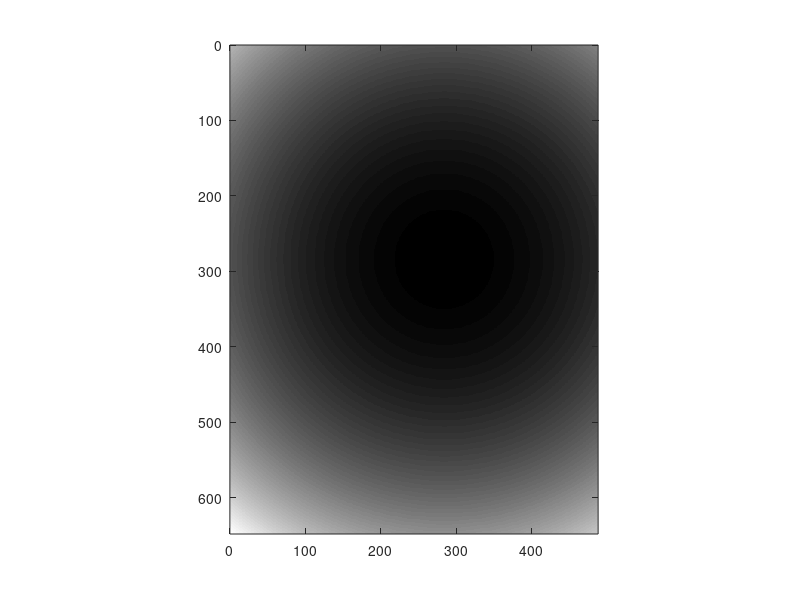

The MATLAB source for this figure: (Note: this script raises an error after producing the figure.)
clear all

% Data reading & stacking
frame_width=648;
frame_height=488;

X_overlapping=10;
Y_overlapping=10;

cmin=10;
cmax=20;


frame_width_eff=frame_width-X_overlapping;
frame_height_eff=frame_height-Y_overlapping;


num_of_frame_per_division=16;

normalization_factor=50;

X_mosaic_number=3;
Y_mosaic_number=4;


division_starting_index=2;
total_division_number=8;



division_number=division_starting_index:(division_starting_index+total_division_number-1);
total_FOV_number=X_mosaic_number*Y_mosaic_number;
k=0;

temp_frame_volume=zeros(frame_width,frame_height,num_of_frame_per_division);

stiched_volume=zeros(frame_width_eff*X_mosaic_number+X_overlapping,frame_height_eff*Y_mosaic_number+Y_overlapping,num_of_frame_per_division);

% correction image generation

% correction 1 (edge summation correction)

correction_A=ones(frame_width,frame_height);

% left&right bound

for tt=1:X_overlapping
    correction_A(tt,:)=correction_A(tt,:)*(tt/(X_overlapping+1));
    correction_A(frame_width-tt+1,:)=correction_A(frame_width-tt+1,:)*(tt/(X_overlapping+1));
end
for tt=1:Y_overlapping
    correction_A(:,tt)=correction_A(:,tt)*(tt/(Y_overlapping+1));
    correction_A(:,frame_height-tt+1)=correction_A(:,frame_height-tt+1)*(tt/(Y_overlapping+1));
end

imagesc(correction_A);
colormap('gray');
axis equal
xlim([0 size(correction_A,2)]);
ylim([0 size(correction_A,1)]);

Gaussian_X_width=450;
Gaussian_Y_width=350;
X_offset=-40;
Y_offset=40;

correction_B_X=ones(frame_width,frame_height);
correction_B_Y=ones(frame_width,frame_height);

for tt=1:frame_height
    correction_B_X(:,tt)=gaussmf((1:frame_width),[Gaussian_X_width frame_width/2+X_offset]);
end
for tt=1:frame_width
    correction_B_Y(tt,:)=gaussmf((1:frame_height),[Gaussian_X_width frame_height/2+Y_offset]);
end
correction_B=1./(correction_B_X.*correction_B_Y);

correction_image=correction_A.*correction_B;
%correction_image(:)=1;
imagesc(correction_B);
colormap('gray');
axis equal
xlim([0 size(correction_B,2)]);
ylim([0 size(correction_B,1)]);

stiched_images=zeros(frame_width_eff*X_mosaic_number+X_overlapping,frame_height_eff*Y_mosaic_number+Y_overlapping,total_division_number);
for NN=1:length(division_number)
    for N=0:(total_FOV_number-1)

        X_number=rem(N,X_mosaic_number); %0~2
        Y_number=floor(N/X_mosaic_number); %0~2
        X_FOV_number=X_number;
        Y_FOV_number=Y_mosaic_number-1-Y_number;
        folder_path=sprintf('D:\\OCT data\\150713\\2015_0713_150713_musle large area_ %d_ %d\\',X_number,Y_number);
        cd(folder_path);
        mkdir('divide');


        file_path=[folder_path sprintf('%08d',division_number(NN))];
        fin=fopen(file_path);
        A=fread(fin,[frame_width,frame_height*num_of_frame_per_division],'float32','b');
        if fin ==-1
            k=k+1;
            fclose('all');
        else
            for q=1:num_of_frame_per_division
                temp_frame_volume(:,:,q)=A(:,(frame_height*(q-1)+1):frame_height*q).*correction_image;
            end
            fclose('all');
        end
        
        %temp_frame_volume(:)=1;

        stiched_volume(((X_FOV_number)*frame_width_eff+1):((X_FOV_number)*frame_width_eff+frame_width),((Y_FOV_number)*frame_height_eff+1):((Y_FOV_number)*frame_height_eff+frame_height),:)=stiched_volume(((X_FOV_number)*frame_width_eff+1):((X_FOV_number)*frame_width_eff+frame_width),((Y_FOV_number)*frame_height_eff+1):((Y_FOV_number)*frame_height_eff+frame_height),:)+temp_frame_volume;
        

    end
    disp(NN);
    Normailzed_image=(mean(stiched_volume(:,:,:),3)-cmin)/cmax;
    Normailzed_image(Normailzed_image>1)=1;
    imwrite(Normailzed_image,[cd,'\divide\',sprintf('stiched_image_%d.png',NN),'.png']);
    %for QQQ=1:4
    %    Normailzed_image=(mean(stiched_volume(:,:,((QQQ-1)*4+1):((QQQ)*4)),3)-cmin)/cmax;
    %    Normailzed_image(Normailzed_image>1)=1;
    %    %stiched_images(:,:,NN)=mean(stiched_volume,3);
    %    imwrite(Normailzed_image,[cd,'\divide\',sprintf('stiched_image_%d.png',(NN-1)*4+QQQ),'.png']);
    %end
    %for QQQ=1:16
    %    Normailzed_image=(mean(stiched_volume(:,:,QQQ),3)-cmin)/cmax;
    %    Normailzed_image(Normailzed_image>1)=1;
        %stiched_images(:,:,NN)=mean(stiched_volume,3);
    %    imwrite(Normailzed_image,[cd,'\divide3\',sprintf('stiched_image_%d.png',(NN-1)*16+QQQ),'.png']);
    %end
    stiched_volume=zeros(frame_width_eff*X_mosaic_number+X_overlapping,frame_height_eff*Y_mosaic_number+Y_overlapping,num_of_frame_per_division);
end
%
disable=1;
if disable==0
frame_starting_index=85;
total_frame_number=20;

%stiched_image=mean(stiched_volume(:,:,frame_starting_index:(frame_starting_index+total_frame_number-1)),3);


%
NNN=1;
stiched_image=stiched_images(:,:,NNN);

imagesc(stiched_image);
colormap('gray');
caxis([cmin cmax]);
axis equal
xlim([0 size(stiched_image,2)]);
ylim([0 size(stiched_image,1)]);

Normailzed_image=(stiched_image-cmin)/cmax;
Normailzed_image(Normailzed_image>1)=1;

imagesc(Normailzed_image);
colormap('gray');
caxis([0 1]);
axis equal
xlim([0 size(stiched_image,2)]);
ylim([0 size(stiched_image,1)]);

%% Stacking
%Frame_spacing=5;
%Stacking_starting_frame=1;
%Total_stacked_frame_number=38;

%for qq=1:Total_stacked_frame_number
%    findex=Stacking_starting_frame+(qq-1)*Frame_spacing;
%    stiched_image=mean(stiched_volume(:,:,findex:(findex+total_frame_number-1)),3);
%    Normailzed_image=(stiched_image-cmin)/cmax;
%    Normailzed_image(Normailzed_image>1)=1;
%    imwrite(Normailzed_image,[cd,'\divide\',sprintf('averaged_frame_%d.png',qq),'.png']);
%end

end